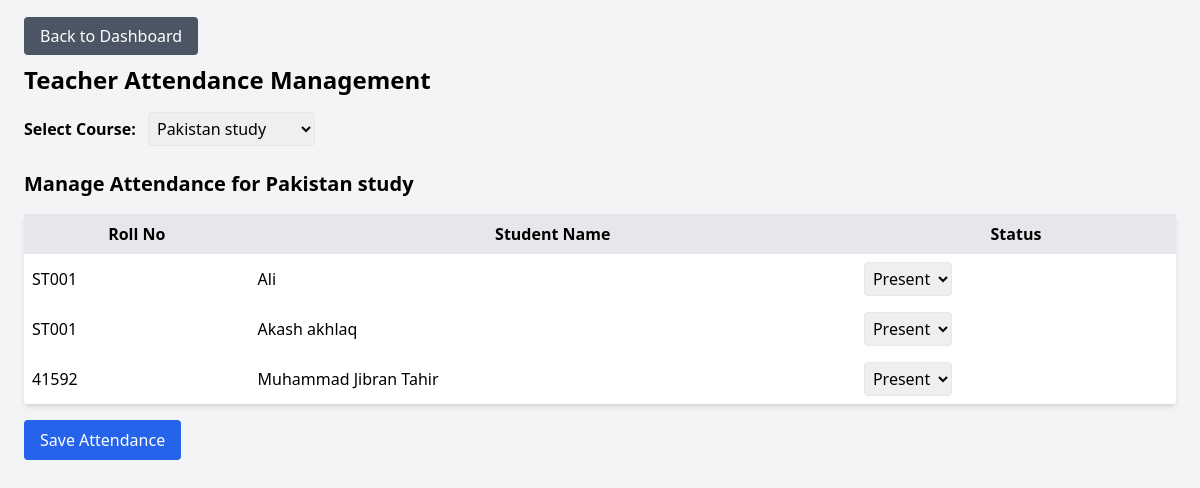
Screenshot of /attendance_system/teacher/attendance_manage.php?course_id=5 (signed in) with the database file from the repository.
### tables this page shows
CREATE TABLE `courses` (
  `id` int(11) NOT NULL,
  `course_name` varchar(100) NOT NULL,
  `teacher_name` varchar(100) NOT NULL,
  `class_id` int(11) NOT NULL,
  `teacher_id` int(11) NOT NULL
);

CREATE TABLE `students` (
  `id` int(11) NOT NULL,
  `roll_no` varchar(50) DEFAULT NULL,
  `password` varchar(255) NOT NULL,
  `name` varchar(100) DEFAULT NULL,
  `class_id` int(11) DEFAULT NULL,
  `status` tinyint(4) DEFAULT 1,
  `reset_token` varchar(255) DEFAULT NULL,
  `token_expiry` datetime DEFAULT NULL
);

### attendance_system/teacher/attendance_manage.php (the view, shortened to what this page needs)
<?php
include "../db.php";
$teacher_id = $_SESSION['teacher'];
$courses = mysqli_query($conn, "SELECT * FROM courses WHERE teacher_id='$teacher_id'");
$course_id = $_GET['course_id'] ?? 0;
if($course_id){
    $course_query = mysqli_query($conn, "SELECT * FROM courses WHERE id='$course_id' AND teacher_id='$teacher_id'");
    $course = mysqli_fetch_assoc($course_query);
    $students = mysqli_query($conn, "SELECT * FROM students WHERE class_id='{$course['class_id']}'");
}
?>
<!DOCTYPE html>
<html lang="en">
<head>
<script src="https://cdn.tailwindcss.com"></script>
</head>
<body class="bg-gray-100 p-6">
<a href="dashboard.php" class="bg-gray-600 text-white px-4 py-2 rounded hover:bg-gray-700">Back to Dashboard</a>
<h1 class="text-2xl font-bold mt-4 mb-4">Teacher Attendance Management</h1>
<div class="mb-6">
    <form method="GET">
        <label for="course_id" class="font-bold mr-2">Select Course:</label>
        <select name="course_id" onchange="this.form.submit()" class="border rounded p-1">
            <?php while($c = mysqli_fetch_assoc($courses)): ?>
                <option value="<?= $c['id'] ?>" <?= ($c['id'] == $course_id)?'selected':'' ?>>
                    <?= $c['course_name'] ?>
                </option>
            <?php endwhile; ?>
        </select>
    </form>
</div>
<?php if(isset($course) && $course_id): ?>
    <h2 class="text-xl font-bold mb-4">Manage Attendance for <?= $course['course_name'] ?></h2>
    <form method="POST">
        <table class="min-w-full bg-white rounded shadow-md">
            <tr class="bg-gray-200">
                <th class="p-2">Roll No</th>
                <th class="p-2">Student Name</th>
                <th class="p-2">Status</th>
            </tr>
            <?php while($student = mysqli_fetch_assoc($students)):
                $att = mysqli_fetch_assoc(mysqli_query($conn, "SELECT status FROM attendance WHERE student_id='{$student['id']}' AND course_id='$course_id' AND date='".date("Y-m-d")."'"));
                $status = $att['status'] ?? '';
            ?>
            <tr>
                <td class="p-2"><?= $student['roll_no'] ?></td>
                <td class="p-2"><?= $student['name'] ?></td>
                <td class="p-2">
                    <select name="status[<?= $student['id'] ?>]" class="border rounded p-1">
                        <option value="Present" <?= ($status=='Present')?'selected':'' ?>>Present</option>
                    </select>
                </td>
            </tr>
            <?php endwhile; ?>
        </table>
        <button type="submit" name="save" class="mt-4 bg-blue-600 text-white px-4 py-2 rounded hover:bg-blue-700">Save Attendance</button>
    </form>
<?php endif; ?>
</body>
</html>

### rows the page displays
courses: course_name "Pakistan study"
students: roll_no "ST001", name "Ali", id "Present"
students: roll_no "ST001", name "Akash akhlaq", id "Present"
students: roll_no "41592", name "Muhammad Jibran Tahir", id "Present"

### other values shown
form field course_id "Pakistan study"
